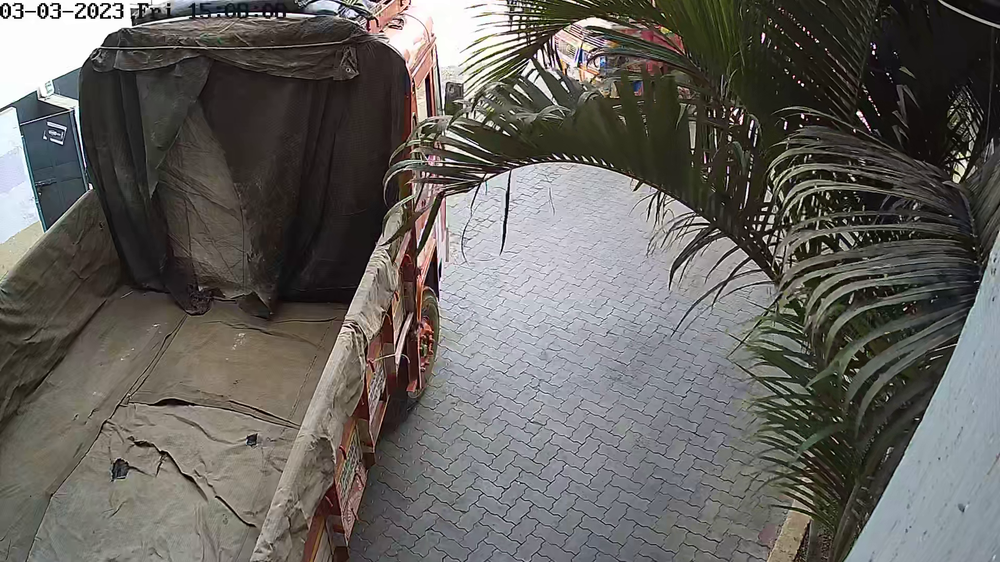
#> input picture build-intelligence-ground-up/image.png, 1000 x 562 px, shrunk from 1920 x 1080 before the run, found by its file name
$ python detectLongestLine.py
#> lines starting #> are read from the running program, lines starting #| are printed output that depends on the picture; after the words box and inside, x2 and y2 are one past the last pixel; in counts of white or black regions, pixels touching at a corner belong together
import cv2
import numpy as np

# Load the image
img = cv2.imread('image.png')
#> img is the input picture: shape (562, 1000, 3); mean B, G, R 94.2, 98.1, 100.6

# Convert the image to grayscale
gray = cv2.cvtColor(img, cv2.COLOR_BGR2GRAY)
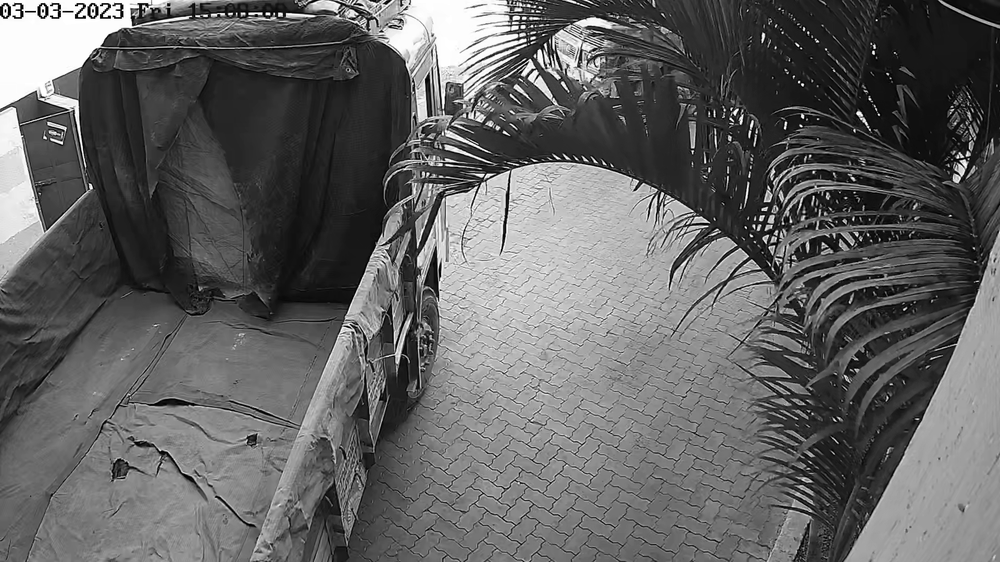
#> gray: shape (562, 1000); min 0, max 255, mean 98.4

# Apply a Canny edge detector
edges = cv2.Canny(gray, 50, 150, apertureSize=3)
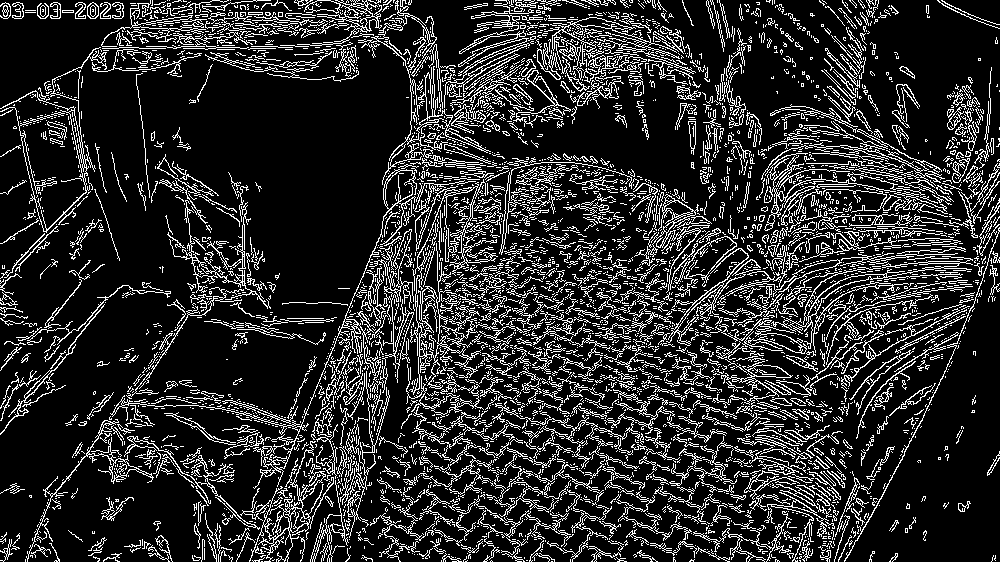
#> edges: shape (562, 1000); 16.9% white in thin lines or dots

# Apply the Hough Transform to the edge map
lines = cv2.HoughLinesP(edges, rho=1, theta=np.pi/180, threshold=100, minLineLength=100, maxLineGap=10)
#> lines = 183 rows, first 6: [477, 337, 597, 314], [409, 76, 545, 212], [329, 356, 528, 157], [353, 327, 590, 250], [340, 385, 474, 311], [313, 395, 462, 340]

# Find the longest line
max_len = 0
for line in lines:
    x1, y1, x2, y2 = line[0]
    length = np.sqrt((x2 - x1)**2 + (y2 - y1)**2)
    if length > max_len:
        max_len = length
        longest_line = line
#> this loop made 183 passes
#> (x1, y1, x2, y2, length, max_len) on passes 1, 2, 3, 46, 62: (477, 337, 597, 314, 122.2, 122.2), (409, 76, 545, 212, 192.3, 192.3), (329, 356, 528, 157, 281.4, 281.4), (420, 444, 673, 310, 286.3, 286.3), (362, 555, 697, 209, 481.6, 481.6)
#> (x1, y1, x2, y2, length) on passes 4 to 9: (353, 327, 590, 250, 249.2), (340, 385, 474, 311, 153.1), (313, 395, 462, 340, 158.8), (35, 10, 310, 34, 276), (562, 320, 692, 267, 140.4), (467, 58, 648, 70, 181.4)
#> after the loop, max_len = 481.6

# Draw the longest line on the original image
cv2.line(img, (longest_line[0][0], longest_line[0][1]), (longest_line[0][2], longest_line[0][3]), (0, 0, 255), 2)
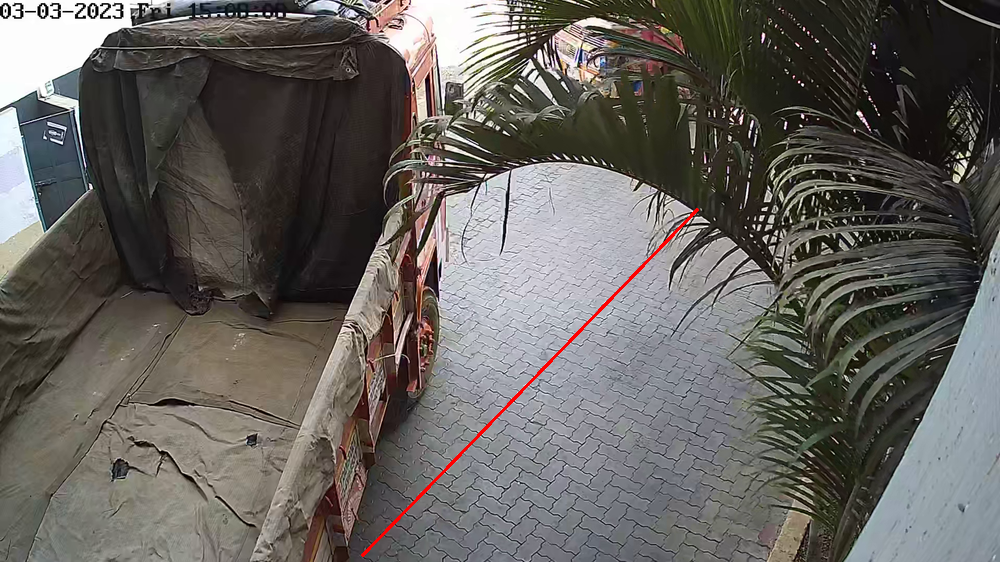
#> img: shape (562, 1000, 3); 0.27% of pixels changed, all inside (x1, y1, x2, y2) = (361, 208, 699, 557)

# Display the image
cv2.imshow('image', img)
cv2.waitKey(0)
cv2.destroyAllWindows()
